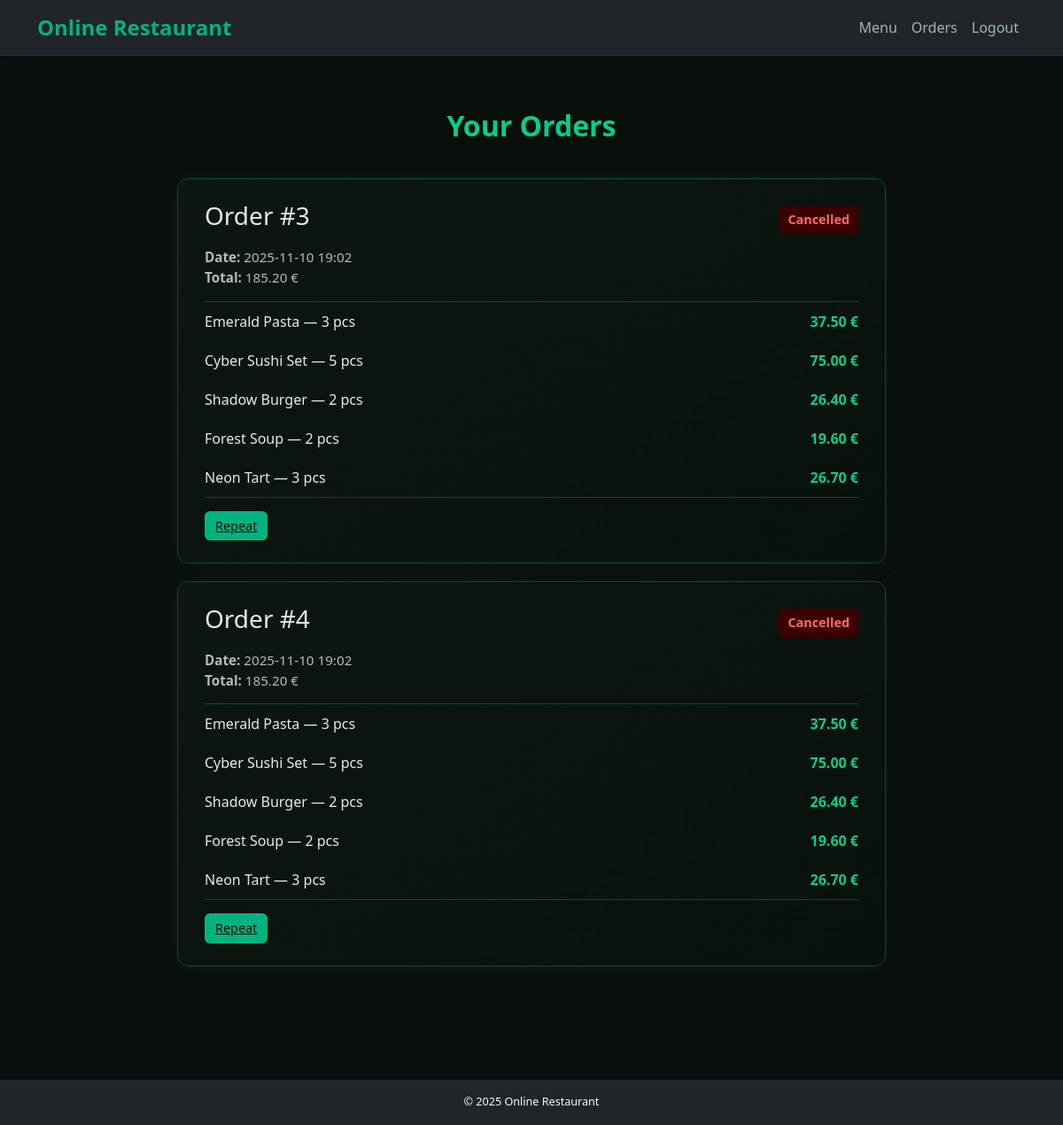
Page /orders (signed in) on the earlier database version.
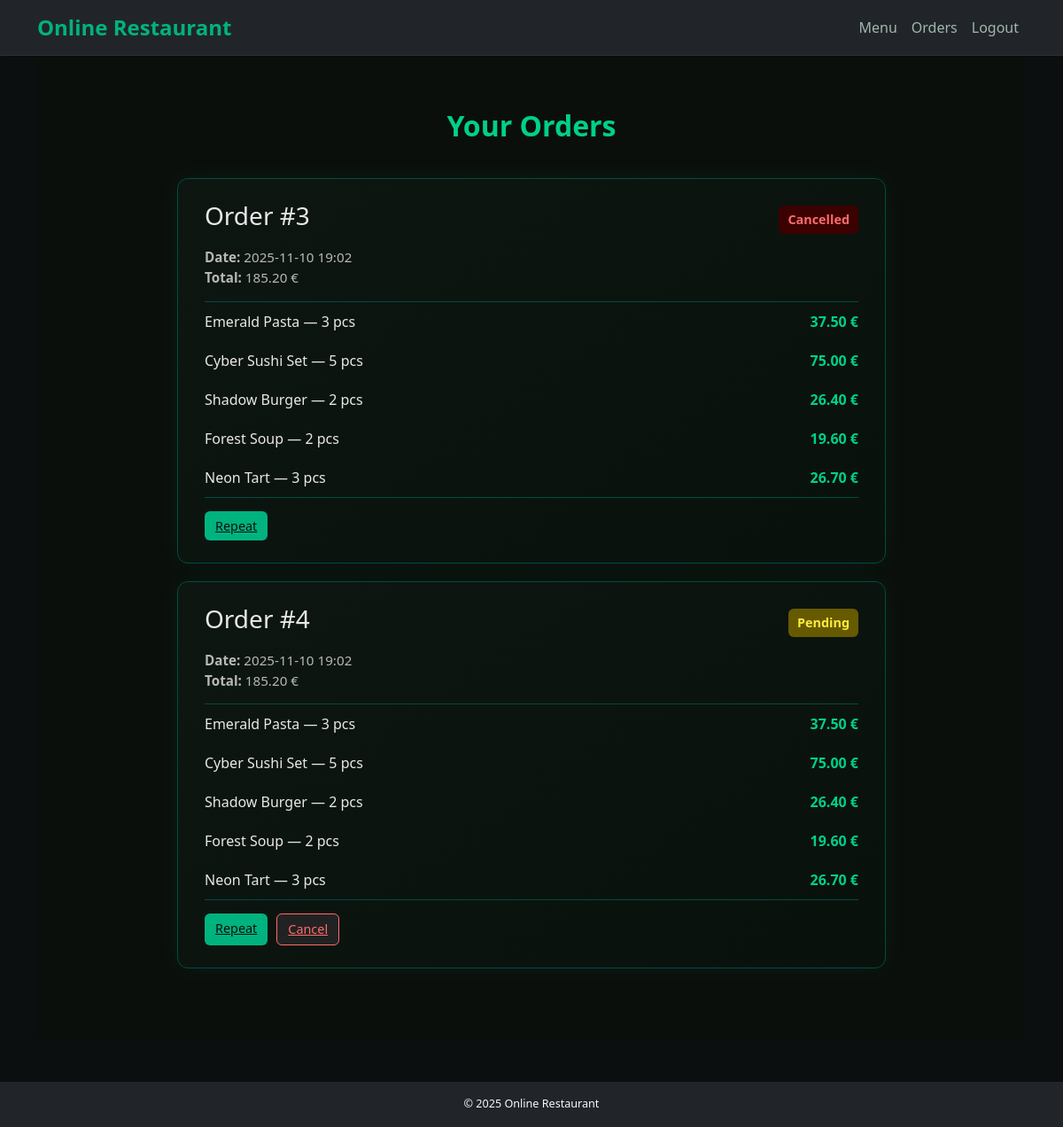
Same page on the later database version.
### models/models.py (models this page shows)
class Order(db.Model):
    id = db.Column(db.Integer, primary_key=True)
    user_id = db.Column(db.Integer, db.ForeignKey('user.id'), nullable=False)
    total_price = db.Column(db.Float, nullable=False)
    date = db.Column(db.DateTime, server_default=db.func.now())
    items = db.relationship('OrderItem', backref='order', lazy=True)
    status = db.Column(db.String(50), default='Pending')

class OrderItem(db.Model):
    id = db.Column(db.Integer, primary_key=True)
    order_id = db.Column(db.Integer, db.ForeignKey('order.id'), nullable=False)
    dish_id = db.Column(db.Integer, db.ForeignKey('dish.id'), nullable=False)
    quantity = db.Column(db.Integer, nullable=False)
    dish = db.relationship('Dish')

class Dish(db.Model):
    id = db.Column(db.Integer, primary_key=True)
    name = db.Column(db.String(100), nullable=False)
    description = db.Column(db.Text, nullable=False)
    price = db.Column(db.Float, nullable=False)
    image_url = db.Column(db.String(255))

### routes/main.py (the view)
@main_bp.route('/orders')
@login_required
def orders():
    user_orders = Order.query.filter_by(user_id=current_user.id).all()
    return render_template('order_history.html', orders=user_orders)

### app.py (called while the page is built)
@login_manager.user_loader
def load_user(user_id):
    from models.models import User
    return User.query.get(int(user_id))

def create_app():
    app = Flask(__name__)
    app.config.from_object(Config)
    app.config.from_pyfile('config.py', silent=True)
    db.init_app(app)
    migrate.init_app(app, db)
    login_manager.init_app(app)
    csrf.init_app(app)
    limiter.init_app(app)
    from routes.auth import auth_bp
    from routes.main import main_bp
    from routes.admin import admin_bp
    app.register_blueprint(auth_bp)
    app.register_blueprint(main_bp)
    app.register_blueprint(admin_bp)
    @app.after_request
    def set_headers(resp):
        resp.headers["Content-Security-Policy"] = (
            "default-src 'self'; img-src 'self' data:; style-src 'self' 'unsafe-inline'"
        )
        return resp
    return app

### templates/order_history.html (shortened to what this page needs)
{% extends 'base.html' %}
{% block content %}
<section class="orders-section fade-in">
  <h2 class="orders-title">Your Orders</h2>
  {% if orders %}
    {% for order in orders %}
    <div class="order-card">
      <div class="order-header">
        <h3>Order #{{ order.id }}</h3>
        <span class="order-status {{ order.status|lower }}">{{ order.status }}</span>
      </div>
      <p class="order-meta">
        <strong>Date:</strong> {{ order.date.strftime('%Y-%m-%d %H:%M') }}<br>
        <strong>Total:</strong> {{ "%.2f"|format(order.total_price) }} €
      </p>
      <ul class="order-list">
        {% for item in order.items %}
        <li>
          <span>{{ item.dish.name }} — {{ item.quantity }} pcs</span>
          <span class="order-price">{{ "%.2f"|format(item.dish.price * item.quantity) }} €</span>
        </li>
        {% endfor %}
      </ul>
      <div class="order-actions">
        <a href="{{ url_for('main.repeat_order', order_id=order.id) }}" class="btn-small edit">Repeat</a>
        {% if order.status == 'Pending' %}
          <a href="{{ url_for('main.cancel_order', order_id=order.id) }}" class="btn-small delete">Cancel</a>
        {% endif %}
      </div>
    </div>
    {% endfor %}
  {% else %}
    <p class="empty-text">You have no orders yet.</p>
  {% endif %}
</section>
{% endblock %}

### templates/base.html (shortened to what this page needs)
<!DOCTYPE html>
<html lang="en">
<head>
  <link href="https://cdn.jsdelivr.net/npm/bootstrap@5.3.3/dist/css/bootstrap.min.css" rel="stylesheet">
  <link rel="stylesheet" href="{{ url_for('static', filename='css/style.css') }}">
</head>
<body>
  <nav class="navbar navbar-expand-lg navbar-dark bg-dark shadow-sm">
    <div class="container">
      <a class="navbar-brand fw-bold fs-4" href="{{ url_for('main.index') }}">Online Restaurant</a>
      <div class="collapse navbar-collapse justify-content-end">
        <ul class="navbar-nav">
          {% if current_user.is_authenticated %}
          <li class="nav-item"><a class="nav-link" href="{{ url_for('main.menu') }}">Menu</a></li>
          <li class="nav-item"><a class="nav-link" href="{{ url_for('main.orders') }}">Orders</a></li>
          <li class="nav-item"><a class="nav-link" href="{{ url_for('auth.logout') }}">Logout</a></li>
          {% else %}
          <li class="nav-item"><a class="nav-link" href="{{ url_for('auth.login') }}">Login</a></li>
          <li class="nav-item"><a class="nav-link" href="{{ url_for('auth.register') }}">Register</a></li>
          {% endif %}
        </ul>
      </div>
    </div>
  </nav>
  <main class="container">
  <div class="content-wrapper">
    {% block content %}{% endblock %}
  </div>
</main>
  <footer class="footer py-3 bg-dark text-center text-light mt-5">
    <p class="mb-0 small">&copy; 2025 Online Restaurant</p>
  </footer>
</body>
</html>

### static/css/style.css (style rules this page uses)
:root { --green-main: #00b37e; --green-hover: #00d08a; --green-dark: #004d3f; --bg-dark: #0b0f0f; --text-light: #e4f4ed; --text-muted: #a0b7ad; }
body { background-color: var(--bg-dark); color: var(--text-light); font-family: "Poppins", "Segoe UI", sans-serif; margin: 0; padding: 0; height: 100vh; display: flex; flex-direction: column; }
.navbar { background: #0d1313; border-bottom: 1px solid rgba(255, 255, 255, 0.05); }
.navbar-brand { color: var(--green-main) !important; font-weight: 600; }
.nav-link { color: var(--text-muted) !important; transition: color 0.2s ease; }
footer { background: #0d1313; color: var(--text-muted); text-align: center; padding: 1rem 0; font-size: 0.9rem; }
.btn-small { padding: 6px 12px; border-radius: 6px; font-size: 0.9rem; font-weight: 500; cursor: pointer; border: none; transition: 0.3s; }
.btn-small.edit { background: #00b37e; color: #0b0f0c; }
.btn-small.delete { background: #222; color: #ff6b6b; border: 1px solid #ff6b6b; }
.orders-section { background: #0b0f0c; padding: 60px 0; color: #e8e8e8; }
.orders-title { text-align: center; font-size: 2rem; color: #00d08a; font-weight: 700; margin-bottom: 40px; }
.order-card { background: linear-gradient(145deg, #0e1612, #09110d); border: 1px solid #004d3f; border-radius: 12px; margin: 20px auto; padding: 25px 30px; max-width: 800px; box-shadow: 0 0 25px rgba(0, 179, 126, 0.08); transition: 0.3s; }
.order-header { display: flex; justify-content: space-between; align-items: center; margin-bottom: 10px; }
.order-status { padding: 5px 10px; border-radius: 6px; font-size: 0.9rem; font-weight: 600; text-transform: capitalize; }
.order-status.pending { background: #665a00; color: #ffeb3b; }
.order-status.cancelled { background: #3b0000; color: #ff6b6b; }
.order-meta { font-size: 0.95rem; color: #b8b8b8; margin-bottom: 15px; }
.order-list { list-style: none; padding: 0; margin: 0; border-top: 1px solid #004d3f; border-bottom: 1px solid #004d3f; }
.order-list li { display: flex; justify-content: space-between; padding: 10px 0; color: #e8e8e8; }
.order-price { color: #00d08a; font-weight: 600; }
.order-actions { margin-top: 15px; display: flex; gap: 10px; }

Differences in the rows shown:
changed Order id 4: status "Cancelled" → "Pending"; now shows "Cancel"
